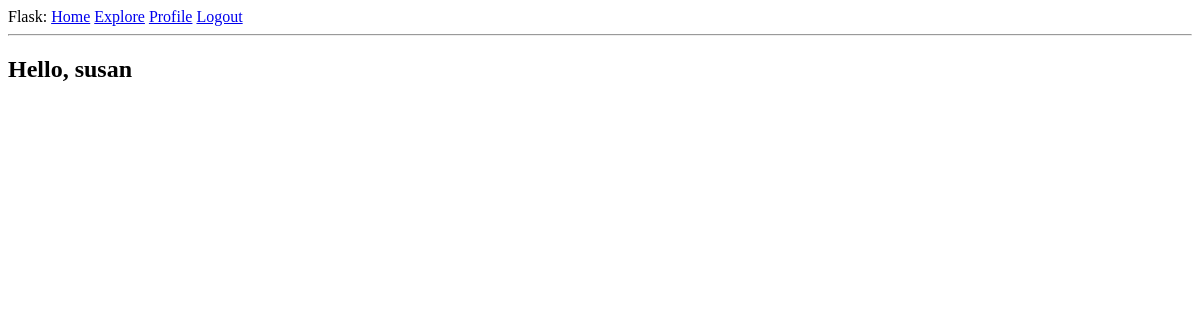
Page /explore (signed in) on the earlier database version.
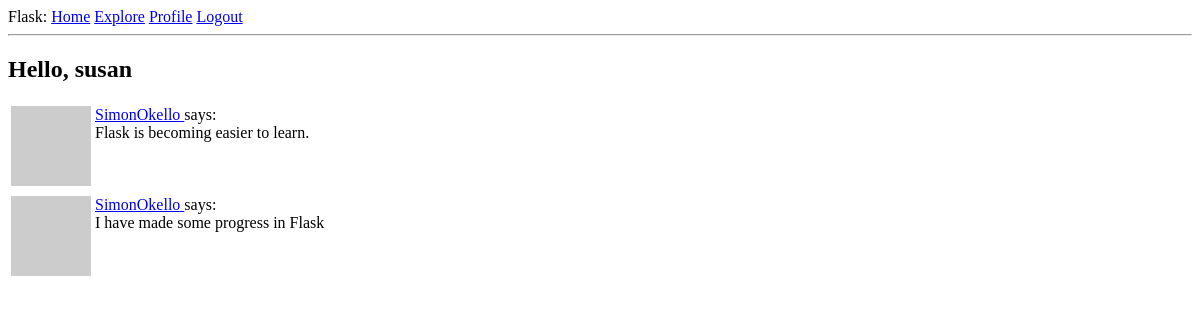
Same page on the later database version.
### app/models.py (models this page shows, shortened)
class User(UserMixin, db.Model):
    id = db.Column(db.Integer, primary_key=True)
    username = db.Column(db.String(64), index=True, unique=True)
    email = db.Column(db.String(120), index=True, unique=True)
    password_hash = db.Column(db.String(128))
    posts = db.relationship("Post", backref="author", lazy="dynamic")
    about_me = db.Column(db.String(120))
    last_seen = db.Column(db.DateTime, default=datetime.utcnow)
    followed = db.relationship(
        'User', secondary=followers,
        primaryjoin=(followers.c.follower_id == id),
        secondaryjoin=(followers.c.followed_id == id),
        backref=db.backref('followers', lazy='dynamic'), lazy='dynamic')
    def avatar(self, size):
        digest = md5(self.email.lower().encode("utf-8")).hexdigest()
        return 'https://www.gravatar.com/avatar/{}?d=identicon&s={}'.format(
            digest, size)

class Post(db.Model):
    id = db.Column(db.Integer, primary_key=True)
    body = db.Column(db.String(140))
    timestamp = db.Column(db.DateTime, index=True, default=datetime.utcnow)
    user_id = db.Column(db.Integer, db.ForeignKey("user.id"))

### app/routes.py (the view)
@app.route("/explore")
@login_required
def explore():
    posts = Post.query.order_by(Post.timestamp.desc()).all()
    return render_template("index.html", title="Explore", posts=posts)

### app/models.py (called while the page is built)
@login.user_loader
def load_user(id):
    return User.query.get(int(id))

### app/routes.py (called while the page is built)
@app.before_request
def before_request():
    if current_user.is_authenticated:
        current_user.last_seen = datetime.utcnow()
        db.session.commit()

### app/templates/index.html (shortened to what this page needs)
{% extends "layout.html" %}
{% block content %}
<h2>Hello, {{current_user.username}}</h2>
{% for post in posts %}
        {% include "_post.html" %}
    {% endfor %}
{% endblock %}

### app/templates/layout.html (shortened to what this page needs)
<!DOCTYPE html>
<html lang="en">
<head>
</head>
<body>
    <div>Flask: <a href="{{url_for('index')}}">Home</a>
        {% if current_user.is_anonymous %}
        <a href="{{url_for('login')}}">Login</a>
        {% else %}
        <a href="{{ url_for('explore') }}">Explore</a>
        <a href="{{url_for('user', username=current_user.username)}}">Profile</a>
        <a href="{{url_for('logout')}}">Logout</a>
        {% endif %}
    </div>
    <hr>
    {% block content %}
    {% endblock %}
</body>
</html>

### app/templates/_post.html
<table>
    <tr valign="top">
        <td><img src="{{ post.author.avatar(36) }}"></td>
        <td>
            <a href="{{ url_for('user', username=post.author.username) }}">
                {{ post.author.username }}
            </a>
            says:<br>{{ post.body }}
        </td>
    </tr>
</table>

Differences in the rows shown:
added Post: author.username "SimonOkello", body "Flask is becoming easier to learn."
added Post: author.username "SimonOkello", body "I have made some progress in Flask"
